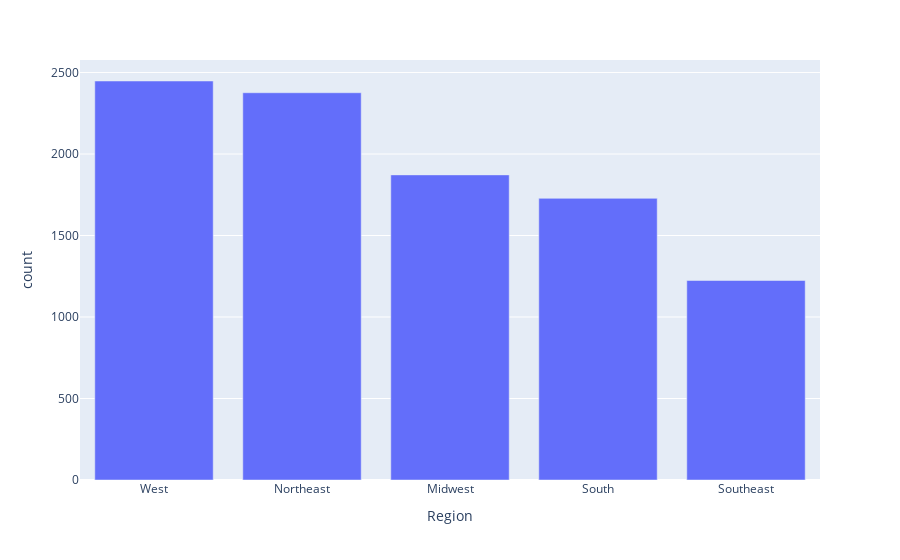

Notebook code cell kept with this figure:
### Code cell
Region_fig = px.bar(Region , x = 'Region' , y = 'count')
Region_fig

### Figure 1 — Plotly figure (JSON) as saved in the notebook; plotly's stock layout.template omitted (floating-point values rounded to 4 significant figures)
{"data": [{"alignmentgroup": "True", "hovertemplate": "Region=%{x}<br>count=%{y}<extra></extra>", "legendgroup": "", "marker": {"color": "#636efa", "pattern": {"shape": ""}}, "name": "", "offsetgroup": "", "orientation": "v", "showlegend": false, "textposition": "auto", "type": "bar", "x": ["West", "Northeast", "Midwest", "South", "Southeast"], "xaxis": "x", "y": [2448, 2376, 1872, 1728, 1224], "yaxis": "y"}], "layout": {"barmode": "relative", "legend": {"tracegroupgap": 0}, "margin": {"t": 60}, "xaxis": {"anchor": "y", "domain": [0, 1], "title": {"text": "Region"}}, "yaxis": {"anchor": "x", "domain": [0, 1], "title": {"text": "count"}}}}
